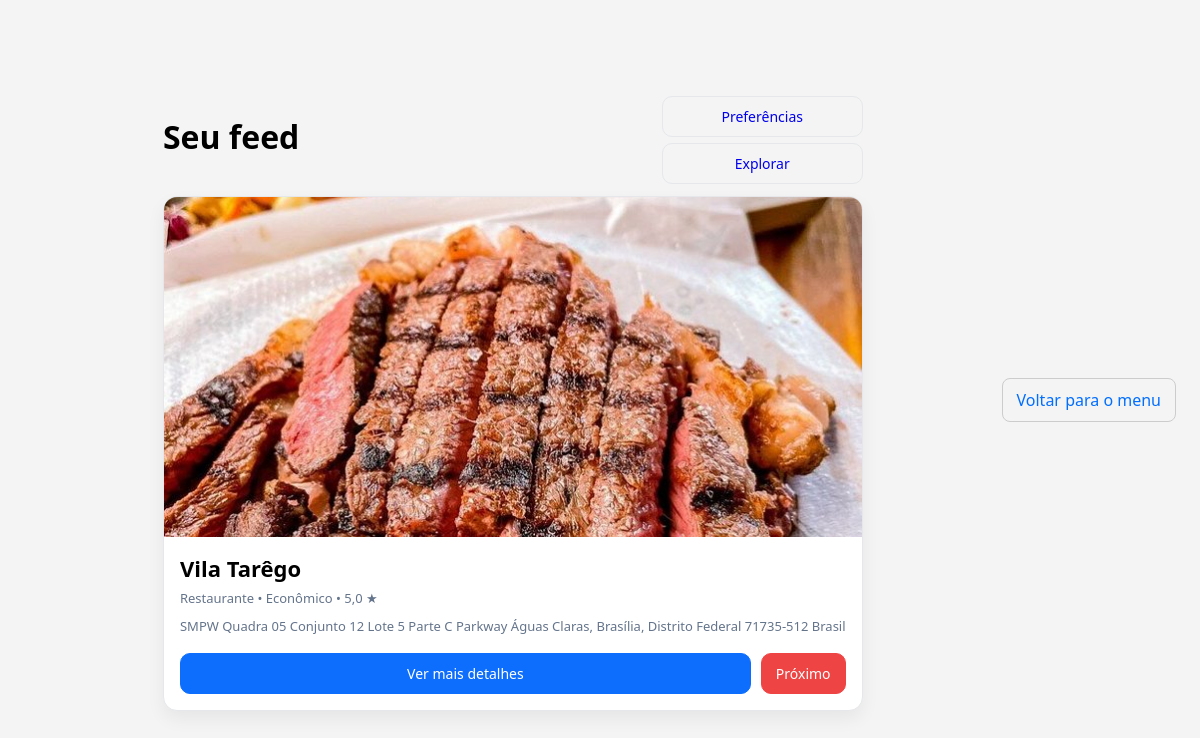
Page /feed.php (signed in) on the earlier database version.
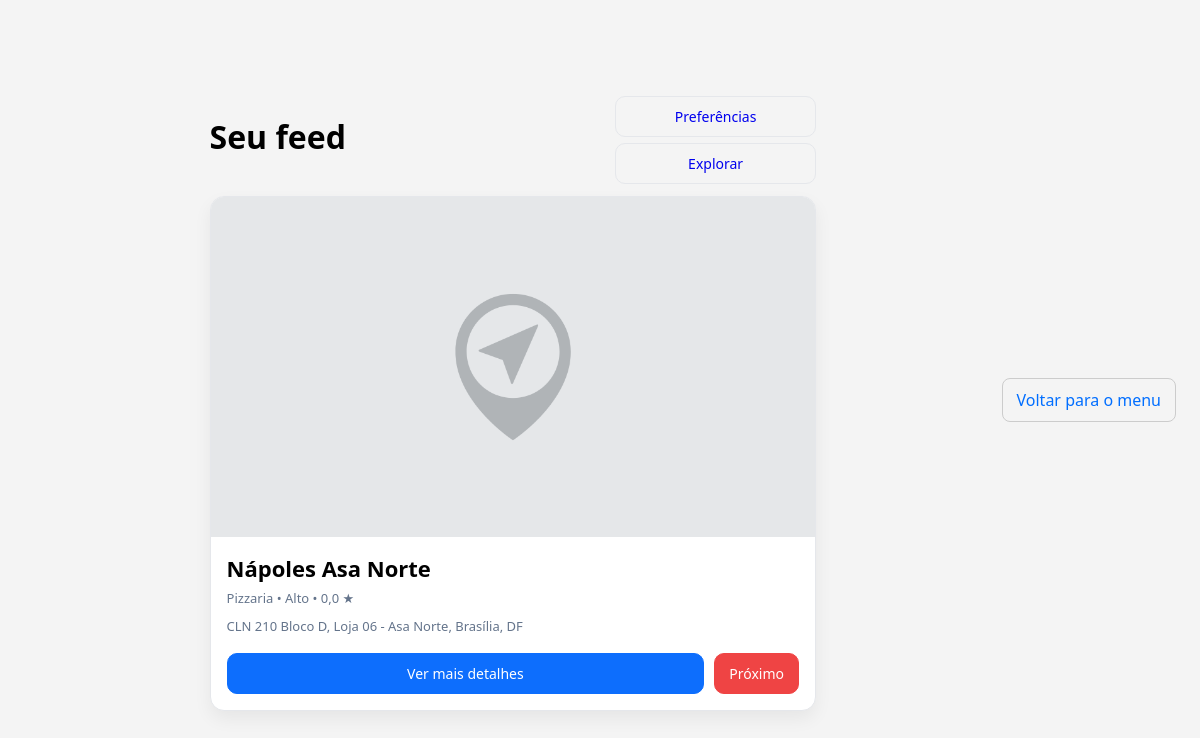
Same page on the later database version.
### tables this page shows
CREATE TABLE `locais` (
  `id_local` INT(11) NOT NULL AUTO_INCREMENT,
  `nome`     VARCHAR(120) NOT NULL,
  `tipo`     ENUM(
               'Restaurante','Bar','Cafeteria','Lanchonete','Pizzaria','Pub','Balada',
               'Parque','Trilha','Praça','Museu','Teatro','Cinema','Show','Evento',
               'Feira','Mercado','Centro Cultural','Atração Turística','Outro'
             ) NOT NULL,
  `descricao`              TEXT DEFAULT NULL,
  `endereco`               VARCHAR(255) NOT NULL,
  `faixa_preco`            ENUM('Econômico','Médio','Alto') NOT NULL,
  `horario_funcionamento`  TEXT DEFAULT NULL,
  `site`                   VARCHAR(255) DEFAULT NULL,
  `telefone`               VARCHAR(25)  DEFAULT NULL,
  `email_contato`          VARCHAR(120) DEFAULT NULL,
  `redes_sociais`          TEXT DEFAULT NULL,
  `servicos`               TEXT DEFAULT NULL,
  `imagem_capa`            VARCHAR(255) DEFAULT NULL,
  `avaliacao_media`        FLOAT DEFAULT 0,
  `criado_em`              TIMESTAMP NOT NULL DEFAULT CURRENT_TIMESTAMP,
  `atualizado_em`          TIMESTAMP NOT NULL DEFAULT CURRENT_TIMESTAMP ON UPDATE CURRENT_TIMESTAMP,
  PRIMARY KEY (`id_local`),
  KEY `idx_locais_tipo` (`tipo`),
  KEY `idx_locais_faixa` (`faixa_preco`),
  KEY `idx_locais_nome`  (`nome`)
);

### bd/conexao.php (called while the page is built, shortened)
<?php
function url(string $path): string {
    return rtrim(BASE_PATH, '/') . '/' . ltrim($path, '/');
}

### feed.php (the view, shortened to what this page needs)
<?php
require_once __DIR__ . '/bd/conexao.php';
$pdo = pdo();
$idUsuario = (int)($_SESSION['user_id'] ?? $_SESSION['id_usuario'] ?? 0);
$prefs = $pdo->prepare("SELECT tipos_csv, horarios_json FROM user_preferences WHERE id_usuario = ? LIMIT 1");
$prefs->execute([$idUsuario]);
$p = $prefs->fetch(PDO::FETCH_ASSOC);
$tiposCsv = $p['tipos_csv'] ?? null;
$sqlBase = "
SELECT
  l.id_local, l.nome, l.tipo, l.faixa_preco, l.endereco, l.avaliacao_media, l.imagem_capa,
  (
    CASE
      WHEN p.tipos IS NOT NULL AND p.tipos <> '' AND FIND_IN_SET(l.tipo, p.tipos) > 0 THEN 3
      ELSE 0
    END
    +
    LEAST(GREATEST(FLOOR((COALESCE(l.avaliacao_media,0)-3.0)/0.5), 0), 4)
    -
    CASE WHEN EXISTS (
      SELECT 1 FROM feed_feedback f
       WHERE f.id_usuario = ? AND f.id_local = l.id_local
         AND f.acao = 'skip' AND f.criado_em >= NOW() - INTERVAL 14 DAY
    ) THEN 5 ELSE 0 END
  ) AS score
FROM locais l
CROSS JOIN (SELECT ? AS tipos) p
WHERE 1=1
  AND NOT EXISTS (  -- evita repetidos do dia (view/open)
    SELECT 1 FROM feed_feedback f2
     WHERE f2.id_usuario = ?
       AND f2.id_local   = l.id_local
       AND f2.acao IN ('view','open')
       AND f2.criado_em >= CURDATE()
  )
  AND NOT EXISTS (  -- evita mostrar um que foi skipado hoje
    SELECT 1 FROM feed_feedback fs
     WHERE fs.id_usuario = ?
       AND fs.id_local   = l.id_local
       AND fs.acao = 'skip'
       AND fs.criado_em >= CURDATE()
  )
ORDER BY score DESC, l.avaliacao_media DESC, l.id_local DESC
LIMIT 1
";
$stmt = $pdo->prepare($sqlBase);
$stmt->execute([
  $idUsuario,
  ($tiposCsv === null || $tiposCsv === '') ? null : $tiposCsv,
  $idUsuario,
  $idUsuario
]);
$item = $stmt->fetch(PDO::FETCH_ASSOC);
function capa_src(?string $nome): string {
  $nome = trim((string)$nome);
  return "./img/capa-locais/" . htmlspecialchars($nome, ENT_QUOTES, 'UTF-8');
}
?>
<!doctype html>
<html lang="pt-br">
<head>
  <link rel="stylesheet" href="./css/style.css">
  <link rel="stylesheet" href="./css/explorar.css">
</head>
<body>
  <div class="feed-wrap">
    <div class="topbar">
      <h1>Seu feed</h1>
      <div>
        <a class="btn" href="./usuario/preferencias.php">Preferências</a>
        <a class="btn" href="./locais/explorar.php">Explorar</a>
      </div>
    </div>
    <?php if (!$item): ?>
      <p class="muted">Sem sugestões agora. Tente ajustar as preferências ou voltar mais tarde.</p>
    <?php else: ?>
      <div class="card-unique">
        <img src="<?= capa_src($item['imagem_capa'] ?? '') ?>" alt="Capa de <?= htmlspecialchars($item['nome']) ?>">
        <div class="card-body">
          <div class="title"><?= htmlspecialchars($item['nome']) ?></div>
          <div class="meta">
            <?= htmlspecialchars($item['tipo'] ?? '—') ?>
            <?php if (!empty($item['faixa_preco'])) echo ' • '.htmlspecialchars($item['faixa_preco']); ?>
            <?php if (isset($item['avaliacao_media'])) echo ' • '.number_format((float)$item['avaliacao_media'],1,',','.').' ★'; ?>
          </div>
          <?php if (!empty($item['endereco'])): ?>
            <div class="meta"><?= htmlspecialchars($item['endereco']) ?></div>
          <?php endif; ?>
          <div class="actions">
            <a class="btn btn-primary"
               href="./locais/detalhes.php?id=<?= (int)$item['id_local'] ?>"
               onclick="navigator.sendBeacon('./api/open.php?id_local=<?= (int)$item['id_local'] ?>')">
              Ver mais detalhes
            </a>
            <form action="./api/skip.php" method="post" style="display:inline;">
              <button class="btn btn-danger" type="submit">Próximo</button>
            </form>
          </div>
        </div>
      </div>
    <?php endif; ?>
  </div>
  <a class="link-button" href="<?= url('./dashboard.php') ?>">Voltar para o menu</a>
</body>
</html>

Differences in the rows shown:
no longer on this page (row edited): locais: imagem_capa (picture), nome "Vila Tarêgo", tipo "Restaurante", faixa_preco "Econômico", avaliacao_media "5,0", endereco "SMPW Quadra 05 Conjunto 12 Lote 5 Parte C Parkway Águas Claras, Brasília, Distrito Federal 71735-512 Brasil"
added locais: imagem_capa (placeholder picture), nome "Nápoles Asa Norte", tipo "Pizzaria", faixa_preco "Alto", avaliacao_media "0,0", endereco "CLN 210 Bloco D, Loja 06 - Asa Norte, Brasília, DF"
